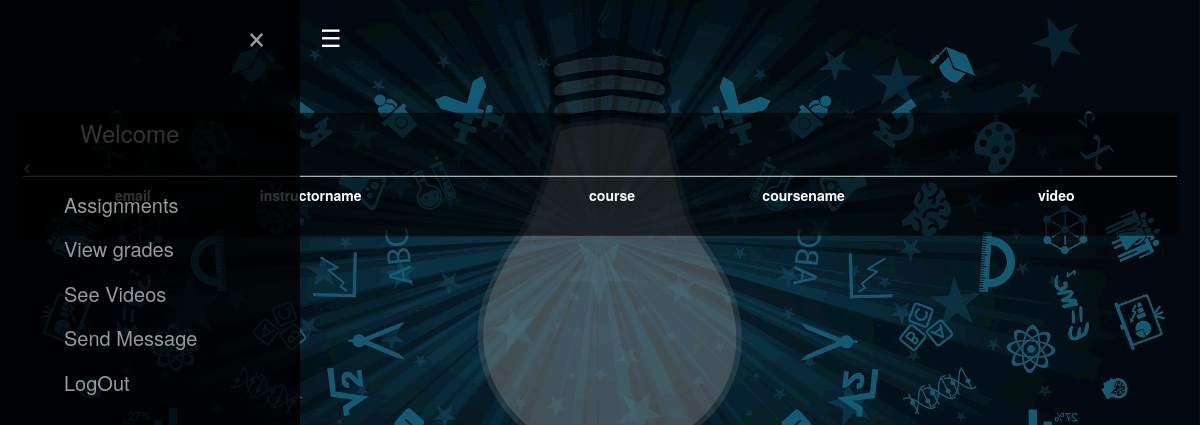
Before: /viewvideocourse.php with the older database file.
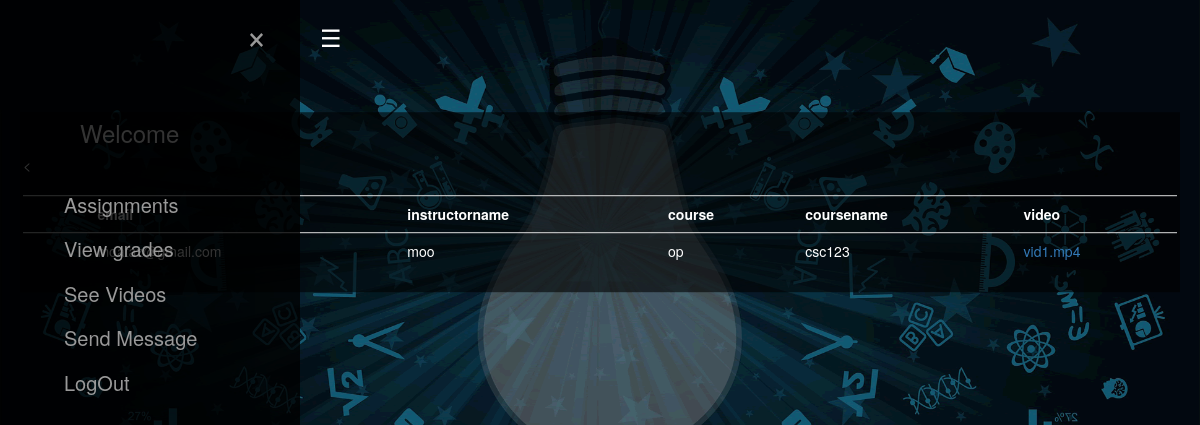
After: the same page with the newer database file.
### tables this page shows
CREATE TABLE `addcoursevideo` (
  `ID` int(11) NOT NULL,
  `email` varchar(255) NOT NULL,
  `instructorname` varchar(255) NOT NULL,
  `course` varchar(255) NOT NULL,
  `coursename` varchar(255) NOT NULL,
  `videoname` varchar(255) NOT NULL,
  `video` varchar(255) NOT NULL
);

### viewvideocourse.php (the view, shortened to what this page needs)
<?php include "dB.php"; ?>
<?php include"studentFrontEnd.php"?>
<div class ="content">
<div class = wrapper>
<head>
 <link rel="stylesheet" href="https://maxcdn.bootstrapcdn.com/bootstrap/3.4.1/css/bootstrap.min.css">
</head>
<br>
<body>
<form method="POST" action="">
<div class="register">
<br><br>
<table class="table table-hover">
  <tr>
   <td><b>email</b></td>
    <td><b>instructorname</b></td>
    <td><b>course</b></td>
    <td><b>coursename</b></td>
    <td><b>video</b></td>
  </tr>
  <?php
$result = mysqli_query($conn, "SELECT * FROM addcoursevideo");
while($row = mysqli_fetch_array($result)){
  $id = $row['ID'];
  $email=$row['email'];
  $instructorname=$row['instructorname'];
  $course=$row['course'];
  $coursename=$row['coursename'];
  $video=$row['video'];
  ?>
  <br><br>
  <td><?= $email ?></td>
  <td><?= $instructorname ?></td>
  <td><?= $course ?></td>
  <td><?= $coursename ?></td>
  <td><?= "<a href='watch.php?ID=$id'>$video</a>"?> </td>
<?php
}
?>
</table>
</div>
</form>
</body>
</div>
</div>

### studentFrontEnd.php (shortened to what this page needs)
<!DOCTYPE html>
<html>
<head>
</head>
<body>
<div class="content">
 <div id="mainbox" onclick="openFunction()"><div class="session">&#9776;
					</div>
					</div>
  <div id="menu" class="sidemenu">
				<h3><?php
					echo '&nbsp&nbsp&nbsp&nbsp&nbsp&nbsp&nbsp&nbsp&nbsp&nbsp&nbsp&nbspWelcome<br>&nbsp&nbsp&nbsp&nbsp'.$_SESSION['email'];
				?></h3>
  				<a href="assignments.php">Assignments</a>
				<a href="">View grades</a>
                <a href="viewvideocourse.php">See Videos</a>
				<a href="">Send Message</a>
				<a href='logout.php'>LogOut</a>
   <a href="#" class="closebtn" onclick="closeFunction()">&times;</a>
 </div>
</div>
</body>
</html>

### studentFrontEnd.php (style rules this page uses)
body { background-image: url('Images/banner_img.png'); }

Changed rows visible on the page:
added addcoursevideo: email "moataz@gmail.com", instructorname "moo", course "op", coursename "csc123", video "vid1.mp4"
